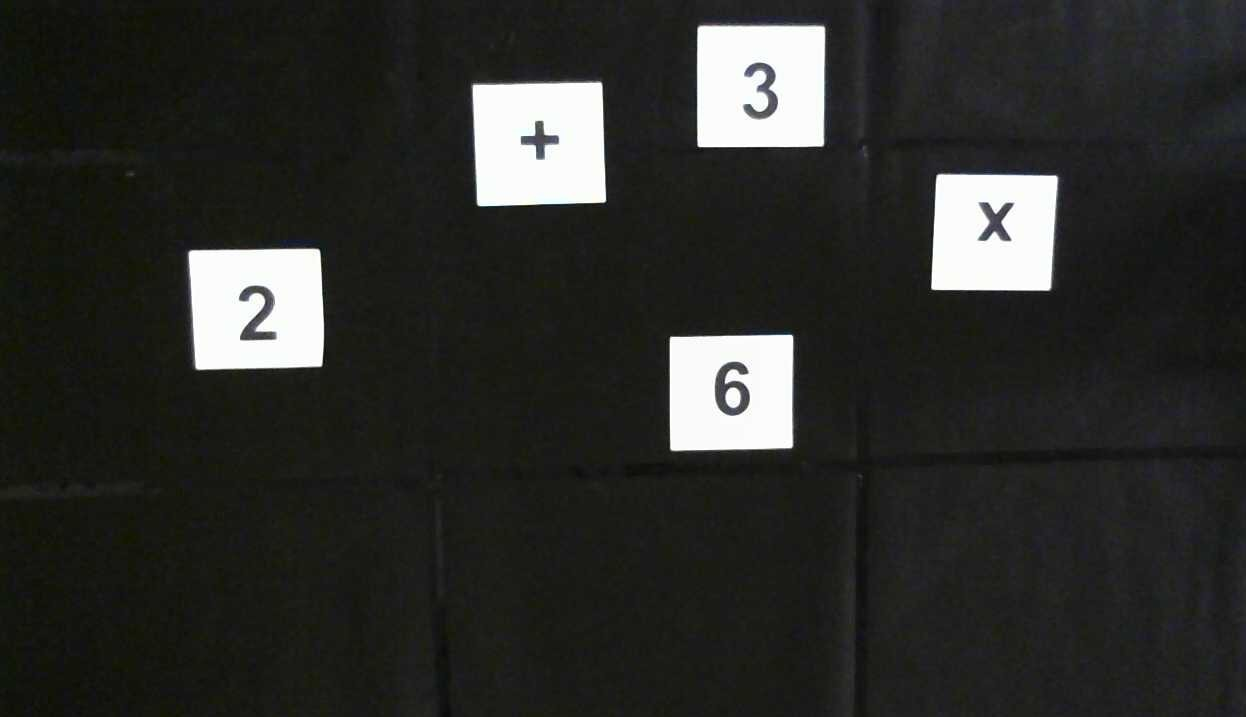
//> input picture img/sample1.jpg, 1246 x 717 px, given in place of the camera
$ ./char-detect   (built with g++ and OpenCV 4)
//> lines starting //> are read from the running program, lines starting //| are printed output that depends on the picture; after the words box and inside, x2 and y2 are one past the last pixel; in counts of white or black regions, pixels touching at a corner belong together
#include "opencv2/highgui/highgui.hpp"
#include "opencv2/imgproc/imgproc.hpp"
#include <tesseract/baseapi.h>
#include <tesseract/strngs.h>
#include <bits/stdc++.h>
#include <unistd.h>
#include <sys/ioctl.h>
#include <fcntl.h>
#include <termios.h>
#include <ctime>

using namespace cv;
using namespace std;

vector<pair<char, pair<int, int> > > expr_digits;
vector<pair<char, pair<int, int> > > expr_ops;
string expr;

Mat src; Mat src_gray; Mat src_binary;
int thresh = 228;
int max_thresh = 255;
RNG rng(12345);
tesseract::TessBaseAPI tess;

Mat src2, imgHSV, head, tail;

int h11 = 154;
int s11 = 67;
int v11 = 62;
int h12 = 190;
int s12 = 294;
int v12 = 302;

int h21 = 65;
int s21 = 193;
int v21 = 207;
int h22 = 243;
int s22 = 276;
int v22 = 286;

const int TMAX = 350;
char state;
int fd;
Point finalLoc(400, 200);

// [44 lines left out: functions init_trackbars, find_center, sendCommand, not called in this run]

float dist(Point p1, Point p2) { return sqrt((p1.x - p2.x) * (p1.x - p2.x) + (p1.y - p2.y) * (p1.y - p2.y)); }

/// Function header
void thresh_callback(int, void*);

// [25 lines left out: functions hasPrecedence, applyOp, not called in this run]

int evaluate_epxr(const char *A) {
	stack<int> values;
	stack<char> ops;
	char c; int x, y;
	for(int i = 0; A[i] != '\0'; i++) {
		if (A[i] >= '0' && A[i] <= '9') {
			values.push(A[i]-'0');
		} else {
			while (!ops.empty() && hasPrecedence(A[i], ops.top())) {
            	c = ops.top();
            	ops.pop();
            	x = values.top();
            	values.pop();
            	y = values.top();
            	values.pop();
            	values.push(applyOp(c, x, y));
			}
            ops.push(A[i]);
		}
	}
	while (!ops.empty()) {
		c = ops.top();
    	ops.pop();
    	x = values.top();
    	values.pop();
    	y = values.top();
    	values.pop();
        values.push(applyOp(c, x, y));
	}
    return values.top();
}

// [15 lines left out: function predictDigit, not called in this run]

/** @function main */
int main( int argc, char** argv )
{
	VideoCapture cap(1);
	tess.Init(NULL, "eng", tesseract::OEM_DEFAULT);
//> (this line was passed over: tess is not available in this run)
	tess.SetPageSegMode(tesseract::PSM_SINGLE_BLOCK);
//> (this line was passed over: tesseract is not available in this run)
	//src = imread("img/sample1.jpg", 1 );
	cap >> src;
//> src is the input picture: 717 rows x 1246 cols, CV_8UC3; mean B, G, R 42.7, 45.5, 44.8
	src_binary = src;
	cvtColor( src, src_gray, CV_BGR2GRAY );
	blur( src_gray, src_gray, Size(3,3) );
	namedWindow( "source_window", CV_WINDOW_AUTOSIZE );
	imshow( "source_window", src );
	createTrackbar("Threshold:", "Source", &thresh, max_thresh, thresh_callback );
	thresh_callback(0, 0);

	sort(expr_digits.begin(), expr_digits.end());
	sort(expr_ops.begin(), expr_ops.end());
	int max_val = -1;
	string max_expr;
	do {
		do {
			expr = "";
			for(int i = 0, j = 0; i < expr_digits.size() || j < expr_ops.size(); (j < i) ? j++ : i++) {
				if (j < i)
					expr += expr_ops[j].first;
				else
					expr += expr_digits[i].first;
			}
			if (evaluate_epxr(expr.c_str()) > max_val) {
				max_val = evaluate_epxr(expr.c_str());
				max_expr = expr;
			}
			// puts(expr.c_str());
		} while (next_permutation(expr_ops.begin(), expr_ops.end()));
	} while (next_permutation(expr_digits.begin(), expr_digits.end()));
	// cout << max_expr << " : " << max_val << endl;
	vector<pair<int, int> > goToQ;
	for(int i = 0; i < max_expr.size(); i++) {
		if (max_expr[i] >= '0' && max_expr[i] <= '9') {
			for(int j = 0; j < expr_digits.size(); j++) {
				if (expr_digits[j].first == max_expr[i]) {
					goToQ.push_back(make_pair(expr_digits[j].second.first, expr_digits[j].second.second));
					break;
				}
			}
		} else {
			for(int j = 0; j < expr_ops.size(); j++) {
				if (expr_ops[j].first == max_expr[i]) {
					goToQ.push_back(make_pair(expr_ops[j].second.first, expr_ops[j].second.second));
					break;
				}
			}
		}
	}
	for(int i = 0; i < goToQ.size(); i++)
		cout << goToQ[i].first << ", " << goToQ[i].second << endl;

	state = 'b';
    fd = open("/dev/ttyACM1", O_RDWR | O_NOCTTY);  //Opening device file
    printf("fd opened as %i\n", fd);
   	usleep(2500000);
	init_trackbars();
	finalLoc.x = goToQ[0].first;
	finalLoc.y = goToQ[0].second;
	int vec_idx = 0;
	while (1) {
		cap >> src2;
		Mat drawing(src2.rows, src2.cols, CV_8UC3, Scalar(0, 0, 0));
		circle(drawing, finalLoc, 5, Scalar(22, 44, 66), CV_FILLED, 8, 0);
		cvtColor(src2, imgHSV, CV_BGR2HSV);
		inRange(imgHSV, Scalar(h11, s11, v11), Scalar(h12, s12, v12), head);
		inRange(imgHSV, Scalar(h21, s21, v21), Scalar(h22, s22, v22), tail);
		imshow("HEAD", head);
		imshow("TAIL", tail);
		// imshow("DIGITS", digits);
		Point c1 = find_center(head, drawing, Scalar(255, 0, 0));
		Point c2 = find_center(tail, drawing, Scalar(255, 255, 15));
		Point botLoc((c1.x + c2.x) / 2, (c1.y + c2.y) / 2);

		float m1 = (float)(c2.y - c1.y) / (float)(c2.x - c1.x);
		float m2 = (float)(finalLoc.y - c1.y) / (float)(finalLoc.x - c1.x);
		float anglediff = atan((m1 - m2) / (1.0 + m1*m2)) * 180. / 3.14;
		cout << "Current Bot: " << botLoc.x << ", " << botLoc.y << endl;
		cout << "GOTO: " << finalLoc.x << ", " << finalLoc.y << endl;
		cout << "Angle Diff: " << anglediff << endl;
		cout << "BOT DIST: " << dist(botLoc, finalLoc) << endl;

		if (fabs(anglediff) > 20) {
			sendCommand("a");
		} else {
			cout << "------------------------------------" << endl;
			sendCommand("b");
		}

		if (!(state == 'a' || state == 'd')) {
			if (dist(botLoc, finalLoc) < 30) {
				sendCommand("b");
			} else {
				if (dist(c1, finalLoc) < dist(c2, finalLoc)) {
					sendCommand("w");
				} else {
					sendCommand("s");
				}
			}
		}

		if (dist(botLoc, finalLoc) < 40) {
			sendCommand("b");
			sendCommand("l");
			usleep(3000000);
			vec_idx++;
			finalLoc.x = goToQ[vec_idx].first;
			finalLoc.y = goToQ[vec_idx].second;
			if (vec_idx > goToQ.size())
				return 0;
		}

		imshow("Main Vid", src2);
		imshow("Dots", drawing);
		if (waitKey(60) >= 0) {
			break;
		}
	}

	waitKey(0);
	return(0);
}

/** @function thresh_callback */
void thresh_callback(int, void* )
{
	Mat threshold_output;
	vector<vector<Point> > contours;
	vector<Vec4i> hierarchy;

	threshold( src_gray, threshold_output, thresh, 255, THRESH_BINARY );
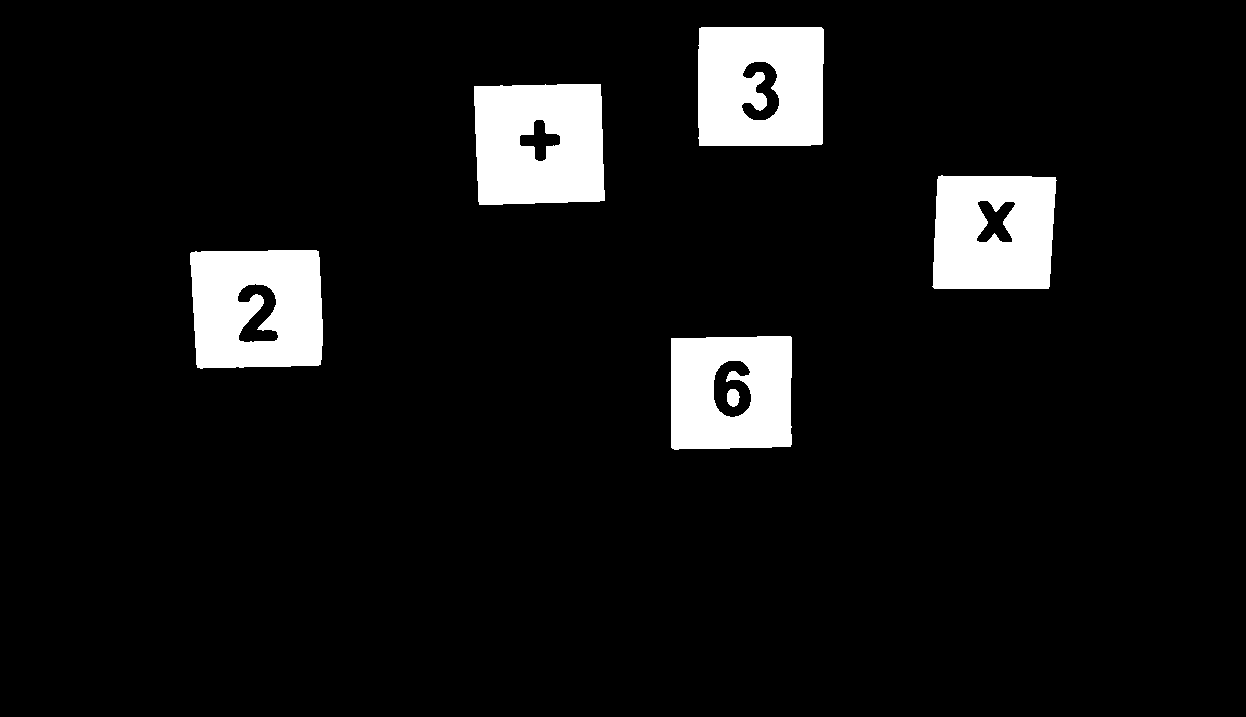
//> threshold_output: 717 rows x 1246 cols, CV_8UC1; 7.4% white; 6 white regions
	/// Find contours
	findContours( threshold_output, contours, hierarchy, CV_RETR_TREE, CV_CHAIN_APPROX_SIMPLE, Point(0, 0) );
//> contours = 11 contours; largest, box (x1, y1, x2, y2) and area: (474, 84, 605, 205) 14788, (190, 250, 323, 369) 14695, (698, 27, 824, 146) 14617, (671, 336, 792, 450) 13188, (932, 175, 1057, 289) 13096

	/// Approximate contours to polygons + get bounding rects and circles
	vector<vector<Point> > contours_poly( contours.size() );
//> contours_poly = 11 empty contours
	vector<Rect> boundRect;

	for( int i = 0; i < contours.size(); i++ )
	{
		approxPolyDP( Mat(contours[i]), contours_poly[i], 3, true );
		double a = contourArea(contours[i]);
		cout << a << endl;
		if (a >= 300 && a <= 800)
			boundRect.push_back(boundingRect( Mat(contours_poly[i]) ));
	}
//> this loop made 11 passes
//> a on passes 1 to 11: 13187.5, 1636.5, 162.5, 14695, 1377, 13096, 993.5, 14788.5, 829, 14617, 1244.5
//| 13187.5
//| 1636.5
//| 162.5
//| 14695
//| 1377
//| 13096
//| 993.5
//| 14788.5
//> (output is shown up to pass 8 of 11)
	/// Draw polygonal contour + bonding rects + circles
	Mat drawing = Mat::zeros(threshold_output.size(), CV_8UC3);
	Mat zz;
	for(int i = 0; i< boundRect.size(); i++)
	{
		Scalar color = Scalar(rng.uniform(0, 255), rng.uniform(0,255), rng.uniform(0,255));
		rectangle(drawing, boundRect[i].tl(), boundRect[i].br(), color, 2, 8, 0);
		zz = src_gray(boundRect[i]);
		Mat binaryMat(zz.size(), zz.type());
		threshold(zz, binaryMat, 150, 255, THRESH_BINARY);
		src_binary.rows = binaryMat.rows;
		src_binary.cols = binaryMat.cols;
		src_binary = binaryMat;
		imshow("sample" + i, src_binary);
		predictDigit(boundRect[i]);
	}
//> this loop made 0 passes
//> drawing: 717 rows x 1246 cols, CV_8UC3; every value is 0
//> (the run ends here: the program crashes, at `return values.top();`)
